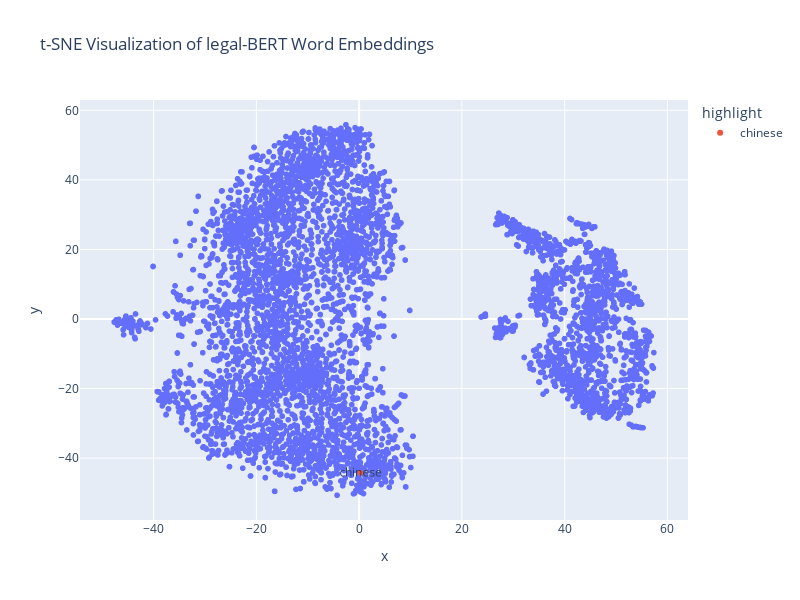

Notebook source saved alongside this figure:
### Code cell
# Create a DataFrame for visualization
import plotly.express as px

df_tsne = pd.DataFrame(tsne_results, columns=['x', 'y'])
df_tsne['word'] = list(word_embeddings.keys())
# Highlight the word 'chinese' in the plot
df_tsne['highlight'] = df_tsne['word'].apply(lambda x: 'chinese' if x == 'chinese' else '')

fig = px.scatter(
    df_tsne,
    x='x',
    y='y',
    title='t-SNE Visualization of legal-BERT Word Embeddings',
    color='highlight',                        
    hover_data=['word'], 
    text= 'highlight',
    height=600,
    width=800
)

fig.show()

### Figure 1 — Plotly figure (JSON) as saved in the notebook; plotly's stock layout.template omitted (floating-point values rounded to 4 significant figures; data arrays with more than 128 entries replaced by an {"elided": "..."} marker saying what was removed)
{"data": [{"customdata": {"elided": "4848x1 str values"}, "hovertemplate": "highlight=%{text}<br>x=%{x}<br>y=%{y}<br>word=%{customdata[0]}<extra></extra>", "legendgroup": "", "marker": {"color": "#636efa", "symbol": "circle"}, "mode": "markers+text", "name": "", "showlegend": false, "text": {"elided": "4848 str values"}, "type": "scattergl", "x": {"elided": "4848 float values"}, "xaxis": "x", "y": {"elided": "4848 float values"}, "yaxis": "y"}, {"customdata": [["chinese"]], "hovertemplate": "highlight=%{text}<br>x=%{x}<br>y=%{y}<br>word=%{customdata[0]}<extra></extra>", "legendgroup": "chinese", "marker": {"color": "#EF553B", "symbol": "circle"}, "mode": "markers+text", "name": "chinese", "showlegend": true, "text": ["chinese"], "type": "scattergl", "x": [0.2671], "xaxis": "x", "y": [-44.23], "yaxis": "y"}], "layout": {"height": 600, "legend": {"title": {"text": "highlight"}, "tracegroupgap": 0}, "title": {"text": "t-SNE Visualization of legal-BERT Word Embeddings"}, "width": 800, "xaxis": {"anchor": "y", "domain": [0, 1], "title": {"text": "x"}}, "yaxis": {"anchor": "x", "domain": [0, 1], "title": {"text": "y"}}}}
